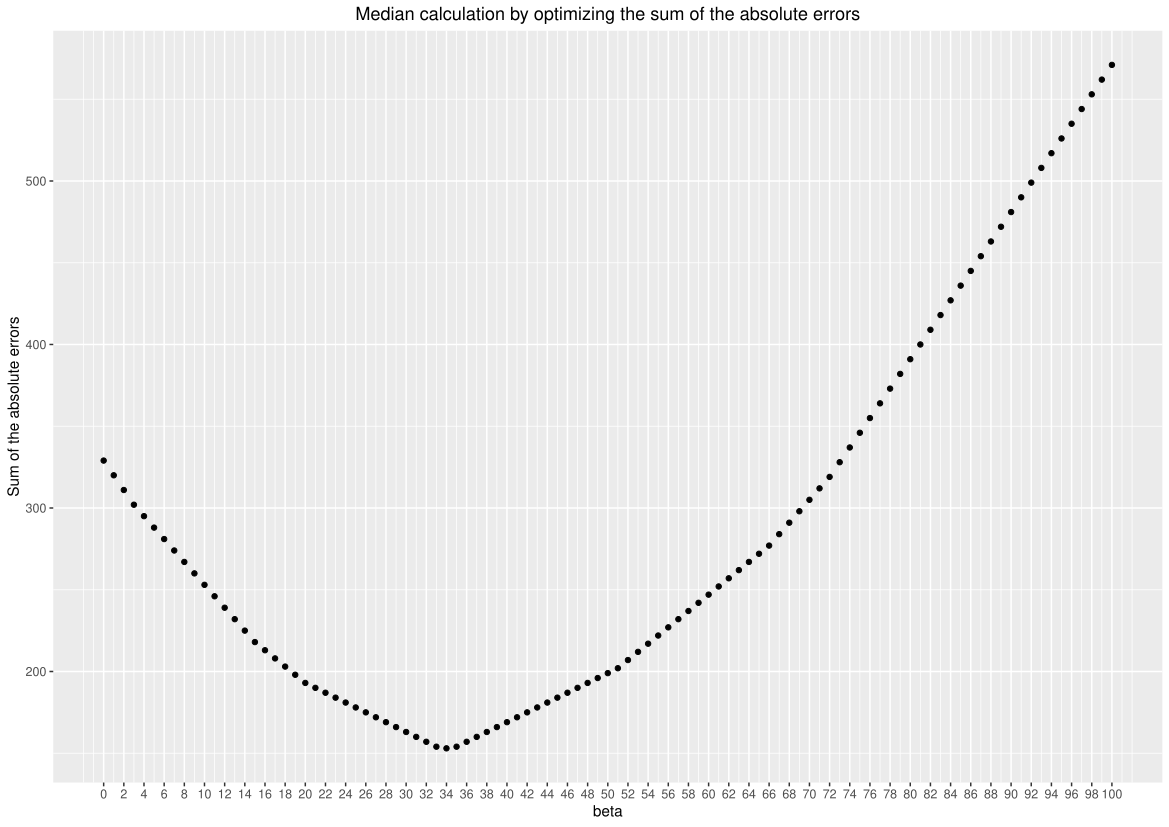

Recreate this plot in R.
# Name: Christian Peters

library(testthat)
library(ggplot2)
library(mvtnorm)

# No. 1)
# ======

#' Implementation of the quadratic interpolation optimization algorithm.
#' 
#' @param f     A function that is to be minimized.
#' @param left  The left endpoint of the search interval. It must be numeric.
#' @param right The right endpoint of the search interval. It must be numeric.
#' @param tol   Tolerance threshold. Used to adjust the precision of the optimizer.
#' 
#' @return The arguments of f for which f is minimal in the interval [left, right]
quadratic_interpolation <- function(f, left, right, tol=1e-4) {
  # type checks
  stopifnot(is.function(f), is.numeric(c(left, right)), left<=right, is.numeric(tol))
  
  # calculate initial values
  best <- (left+right)/2
  f_right <- f(right)
  f_left <- f(left)
  f_best <- f(best)
  new <- 1/2 * (f_right * (left**2 - best**2) + f_best*(right**2-left**2) +
                  f_left * (best**2 - right**2)) / (f_right*(left-best) + 
                                                    f_best*(right-left) + 
                                                    f_left * (best-right))
  # iterate until the desired precision is reached
  while (abs(right - left) > tol) {
    f_new <- f(new)
    if (f_new < f_best) {
      tmp <- new
      new <- best
      best <- tmp
      tmp <- f_new
      f_new <- f_best
      f_best <- tmp
    }
    if (new < best) {
      left <- new
      f_left <- f_new
    } else {
      right <- new
      f_right <- f_new
    }
    new_old <- new
    new <- 1/2 * (f_right * (left**2 - best**2) + f_best*(right**2 - left**2) +
                    f_left * (best**2 - right**2)) / (f_right*(left-best) + 
                                                      f_best*(right-left) + 
                                                      f_left * (best-right))
    
    # Also check if new is NA. This occurs when dividing by zero when computing
    # 'new' and can happen if 'left' or 'right' is the minimum.
    if (is.na(new) || isTRUE(all.equal(new, new_old)) || new <= left || new >= right) {
      return(best)
    }
  }
  return(best)
}

#' This function is used to test the quadratic interpolation algorithm.
test_quadratic_interpolation <- function() {
  test_that("Test of the quadratic interpolation algorithm.", {
    # simple quadratic function
    expect_equal(quadratic_interpolation(function(x) x**2, -1, 1), 0,
                 tolerance=1e-4)
    # shifted 4'th degree polynomial
    expect_equal(quadratic_interpolation(function(x) (x-3)**4 + 1, 1, 4), 3,
                 tolerance=1e-4)
    # find pi/2
    expect_equal(quadratic_interpolation(function(x) -sin(x), 1, 2), pi/2,
                 tolerance=1e-4)
    # additional logarithm
    expect_equal(quadratic_interpolation(function(x) log((x+2)**2)+3, -10, 10), -2,
                 tolerance=1e-4)
  })
}

test_quadratic_interpolation()

# No. 2)
# ======

# a)
plotMedianProblem <- function() {
  # init values
  a <- c(15, 51, 33, 20, 66, 35, 72, 3, 34)
  # init 'search space'
  x <- seq(0, 100, 1)
  print(
    # plot the optimization problem
    ggplot(data.frame(x=x, y=sapply(x, function(beta) sum(abs(a-beta)))),
           aes(x=x, y=y)) +
      geom_point() +
      ggtitle("Median calculation by optimizing the sum of the absolute errors") +
      scale_x_continuous("beta", breaks=2*0:50) +
      scale_y_continuous("Sum of the absolute errors") +
      theme(plot.title = element_text(hjust = 0.5))
  )
}

plotMedianProblem()

# As we can see, the median is 34 because it minimizes the sum of the absolute errors.

# b)
# Iteration: 1
# left = min(a) = 3
# right = max(a) = 72
# best = 3 + phi * (72 - 3) = 45.642
# new = 3 + 72 - 45.642 = 29.358
# SWAP:
# best = 29.358
# new = 45.642
# ADJUST BORDERS:
# right = 45.642
#
# Iteration: 2
# new = 3 + 45.642 - 29.358 = 19.284
# SWAP:
# -
# ADJUST BORDERS:
# left = 19.284
#
# Iteration: 3
# new = 19.284 + 45.642 - 29.358 = 35.568
# SWAP:
# best = 35.568
# new = 29.358
# ADJUST BORDERS:
# left = 29.358
#
# Iteration: 4
# new = 29.358 + 45.642 - 35.568 = 39.432
# SWAP:
# -
# ADJUST BORDERS:
# right = 39.432
#
# Iteration: 5
# new = 29.358 + 39.432 - 35.568 = 33.222
# SWAP:
# best = 33.222
# new = 35.568
# ADJUST BORDERS
# right = 35.568
#
# Iteration: 6
# new = 29.358 + 35.568 - 33.222 = 31.704
# SWAP:
# -
# ADJUST BORDERS:
# left = 31.704
#
# Iteration: 7
# new = 31.704 + 35.568 - 33.222 = 34.05
# SWAP:
# best = 34.05
# new = 33.222
# ADJUST BORDERS
# left = 33.222
#
# Iteration: 8
# new = 33.222 + 35.568 - 34.05 = 34.74
# SWAP:
# -
# ADJUST BORDERS
# right = 34.74
#
# DONE! left = 33.222 <= MEDIAN <= right = 34.74
# => MEDIAN = 34

# c)
# Assumption: All the elements x_i are uniformly distributed in the interval
# [min(x), max(x)].
# Under this assumption, the GSS should terminate as soon as
# right-left <= (max(x)-min(x))/n, where n is the number of elements in x.
#
# In each step of GSS, the interval size is shrinked by the factor phi=0.618,
# which yields the following equation: (max - min)*phi^k <= (max-min)/n, where k
# is the number of iterations after which the GSS terminates.
#
# Solving this for k yields: k <= -ln(n)/ln(phi) = 2.078 * ln(n) which means
# that the number of iterations of the golden section median search is in O(ln(n)).
# So, on average GSS terminates after 2.078 * ln(n) iterations, assuming all
# the elements in x are uniformly distributed.

# d)
# When using GSS to compute the median, the algorithm terminates after
# O(ln(n)) iterations. It should be noted however, that in every single iteration
# the sum of the absolute errors has to be computed, which requires looping
# through the whole dataset once. Thus, the total complexity of the GSS
# median algorithm is O(n*ln(n)), just like an efficient sorting algorithm.
#
# In GSS, the number of iterations is only in O(ln(n)), if we can assume that
# the data is uniformly distributed. This means that in the worst case,
# GSS can be worse than O(n*ln(n)). Taking this into consideration, I would
# prefer using the sorting method, because it is more robust than the
# GSS method and always delivers its result in O(n*ln(n)), provided an
# efficient sorting algorithm is employed.

# e)
# In the median function of R, the first half of the data is partially sorted
# and then the mean of the two biggest elements of that half is retured.
# This is more intelligent than sorting the whole vector,
# because only half of the data has to be sorted.

# No. 3)
# ======

#' Implementation of the coordinate descent minimization algorithm.
#' 
#' @param f       The function to minimize.
#' @param start   The starting value.
#' @param tol     The minimal step difference. Used as a stopping condition.
#' @param maxIter The maximum number of iterations.
#' 
#' @return A local minimum of f.
coordinateDescent <- function(f, start, tol=1e-4, maxIter=20) {
  # dimensionality of the search space
  n <- length(start)
  # iteration counter
  curIter <- 1
  
  # initialize starting values
  last <- start
  last_stopCondition <- last
  f_last <- f(last)
  
  # internal value used to locate minima along coordinate axes
  eps <- 1e-6
  repeat {
    # determine k'th unit vector
    k <- 1 + curIter %% n
    e_k <- rep(0, n)
    e_k[k] <- 1
    
    # helper function that determines the endpoint of the search interval along
    # the current unit vector e_k where the sign of direction indicates the
    # search direction (either positive or negative)
    getIntervalEndpoint <- function(direction) {
      curIteration <- 1
      repeat {
        curEndpoint <- curIteration * sign(direction)
        f_new <- f(last + curEndpoint * e_k)
        f_test <- f(last + (curEndpoint - eps * sign(direction)) * e_k)
        if (f_new > f_test) {
          return(curEndpoint)
        }
        # increase the search distance exponentially
        curIteration <- curIteration * 2
      }
    }
    
    # minimize f along the vector
    if (f(last + eps * e_k) > f_last) {
      right <- 0
      left <- getIntervalEndpoint(-1)
    } else {
      left <- 0
      right <- getIntervalEndpoint(1)
    }
    
    # get the optimal step size along the current coordinate by using quadratic
    # interpolation
    ny <- quadratic_interpolation(function(ny) f(last + ny * e_k), left, right)
    last <- last + ny * e_k
    f_last <- f(last)
    
    # check for stop condition once all coordinate directions have been updated
    # once.
    if (curIter %% n == 0) {
      # stop if the last (complete) step was sufficiently small
      if (norm(last - last_stopCondition, type="2") < tol) {
        return(last)  
      }
      
      last_stopCondition <- last
    }
    # also stop if the maximum number of iterations was reached
    if (curIter >= maxIter) {
      return(last)
    }

    curIter <- curIter + 1
  }
}

# This function is used to test the coordinate descent algorithm.
test_coordinateDescent <- function() {
  test_that('Test of the coordinate descent algorithm.', {
    # simple one dimensional function
    expect_equal(coordinateDescent(function(x) (x-3)**2+1, 0), 3, tolerance=1e-4)
    # negative bivariate normal distribution with rho > 0
    expect_equal(coordinateDescent(function(x) -dmvnorm(x, c(1, 2),
                                                        matrix(c(1, 0.5, 0.5, 1),
                                                               nrow=2)),
                                   c(0, 0)),
                 c(1, 2), tolerance=1e-4)
  })
}

test_coordinateDescent()
